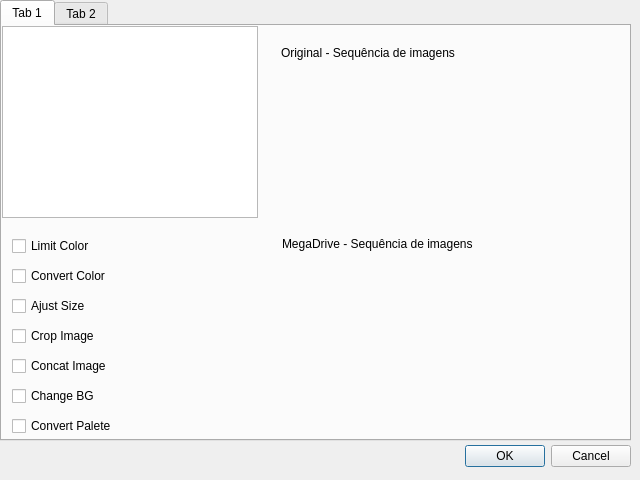
<?xml version="1.0" encoding="UTF-8"?>
<ui version="4.0">
 <class>Dialog</class>
 <widget class="QDialog" name="Dialog">
  <property name="geometry">
   <rect>
    <x>0</x>
    <y>0</y>
    <width>640</width>
    <height>480</height>
   </rect>
  </property>
  <property name="windowTitle">
   <string>Dialog</string>
  </property>
  <widget class="QDialogButtonBox" name="buttonBox">
   <property name="geometry">
    <rect>
     <x>10</x>
     <y>440</y>
     <width>621</width>
     <height>32</height>
    </rect>
   </property>
   <property name="orientation">
    <enum>Qt::Horizontal</enum>
   </property>
   <property name="standardButtons">
    <set>QDialogButtonBox::Cancel|QDialogButtonBox::Ok</set>
   </property>
  </widget>
  <widget class="QTabWidget" name="SpriteTab">
   <property name="geometry">
    <rect>
     <x>0</x>
     <y>0</y>
     <width>631</width>
     <height>441</height>
    </rect>
   </property>
   <property name="currentIndex">
    <number>0</number>
   </property>
   <widget class="QWidget" name="tab">
    <attribute name="title">
     <string>Tab 1</string>
    </attribute>
    <widget class="QCheckBox" name="checkBox_4">
     <property name="geometry">
      <rect>
       <x>10</x>
       <y>210</y>
       <width>101</width>
       <height>20</height>
      </rect>
     </property>
     <property name="text">
      <string>Limit Color</string>
     </property>
    </widget>
    <widget class="QCheckBox" name="checkBox_3">
     <property name="geometry">
      <rect>
       <x>10</x>
       <y>300</y>
       <width>101</width>
       <height>20</height>
      </rect>
     </property>
     <property name="text">
      <string>Crop Image</string>
     </property>
    </widget>
    <widget class="QCheckBox" name="checkBox_7">
     <property name="geometry">
      <rect>
       <x>10</x>
       <y>390</y>
       <width>101</width>
       <height>20</height>
      </rect>
     </property>
     <property name="text">
      <string>Convert Palete</string>
     </property>
    </widget>
    <widget class="QCheckBox" name="checkBox_6">
     <property name="geometry">
      <rect>
       <x>10</x>
       <y>360</y>
       <width>101</width>
       <height>20</height>
      </rect>
     </property>
     <property name="text">
      <string>Change BG</string>
     </property>
    </widget>
    <widget class="QCheckBox" name="checkBox">
     <property name="geometry">
      <rect>
       <x>10</x>
       <y>240</y>
       <width>101</width>
       <height>20</height>
      </rect>
     </property>
     <property name="text">
      <string>Convert Color</string>
     </property>
    </widget>
    <widget class="QCheckBox" name="checkBox_5">
     <property name="geometry">
      <rect>
       <x>10</x>
       <y>330</y>
       <width>101</width>
       <height>20</height>
      </rect>
     </property>
     <property name="text">
      <string>Concat Image</string>
     </property>
    </widget>
    <widget class="QCheckBox" name="checkBox_2">
     <property name="geometry">
      <rect>
       <x>10</x>
       <y>270</y>
       <width>101</width>
       <height>20</height>
      </rect>
     </property>
     <property name="text">
      <string>Ajust Size</string>
     </property>
    </widget>
    <widget class="QGraphicsView" name="PreviwImage"/>
    <widget class="QStackedWidget" name="stackedWidget">
     <property name="geometry">
      <rect>
       <x>279</x>
       <y>19</y>
       <width>331</width>
       <height>181</height>
      </rect>
     </property>
     <widget class="QWidget" name="page">
      <widget class="QLabel" name="label">
       <property name="geometry">
        <rect>
         <x>0</x>
         <y>0</y>
         <width>201</width>
         <height>16</height>
        </rect>
       </property>
       <property name="text">
        <string>Original - Sequência de imagens</string>
       </property>
      </widget>
     </widget>
     <widget class="QWidget" name="page_2"/>
    </widget>
    <widget class="QStackedWidget" name="stackedWidget_2">
     <property name="geometry">
      <rect>
       <x>280</x>
       <y>210</y>
       <width>331</width>
       <height>181</height>
      </rect>
     </property>
     <widget class="QWidget" name="page_3">
      <widget class="QLabel" name="label_2">
       <property name="geometry">
        <rect>
         <x>0</x>
         <y>0</y>
         <width>201</width>
         <height>16</height>
        </rect>
       </property>
       <property name="text">
        <string>MegaDrive - Sequência de imagens</string>
       </property>
      </widget>
     </widget>
     <widget class="QWidget" name="page_4"/>
    </widget>
   </widget>
   <widget class="QWidget" name="tab_2">
    <attribute name="title">
     <string>Tab 2</string>
    </attribute>
   </widget>
  </widget>
 </widget>
 <resources/>
 <connections>
  <connection>
   <sender>buttonBox</sender>
   <signal>accepted()</signal>
   <receiver>Dialog</receiver>
   <slot>accept()</slot>
   <hints>
    <hint type="sourcelabel">
     <x>248</x>
     <y>254</y>
    </hint>
    <hint type="destinationlabel">
     <x>157</x>
     <y>274</y>
    </hint>
   </hints>
  </connection>
  <connection>
   <sender>buttonBox</sender>
   <signal>rejected()</signal>
   <receiver>Dialog</receiver>
   <slot>reject()</slot>
   <hints>
    <hint type="sourcelabel">
     <x>316</x>
     <y>260</y>
    </hint>
    <hint type="destinationlabel">
     <x>286</x>
     <y>274</y>
    </hint>
   </hints>
  </connection>
 </connections>
</ui>
